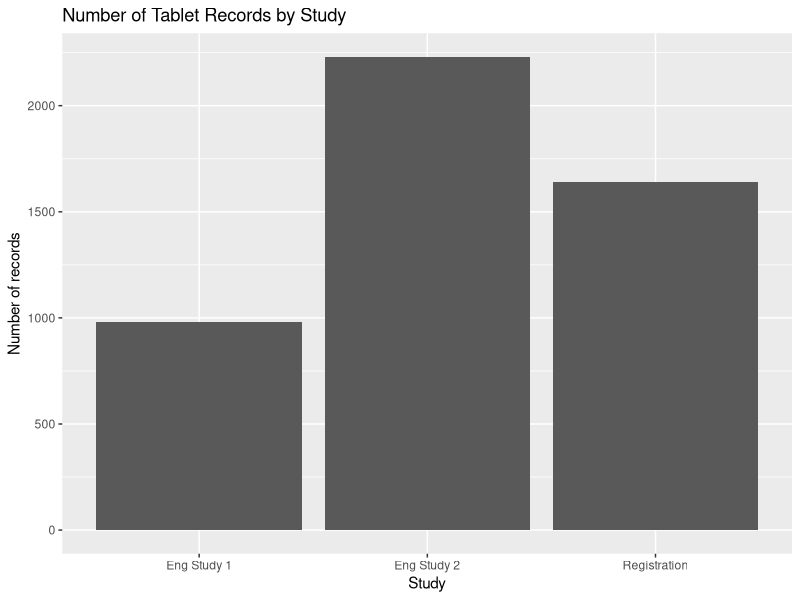
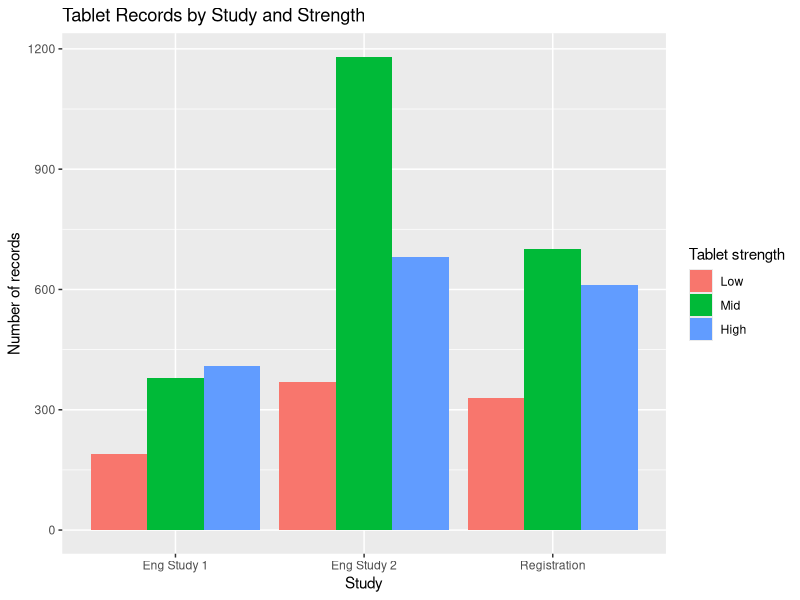
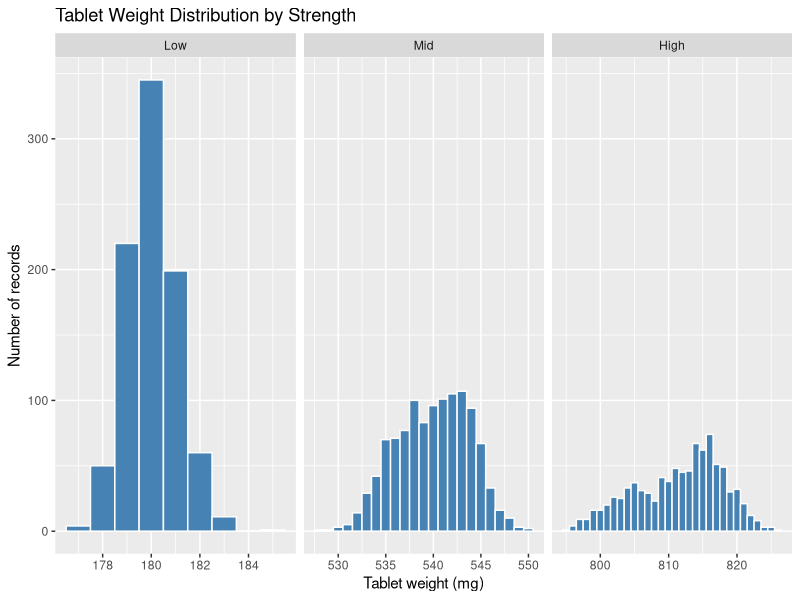
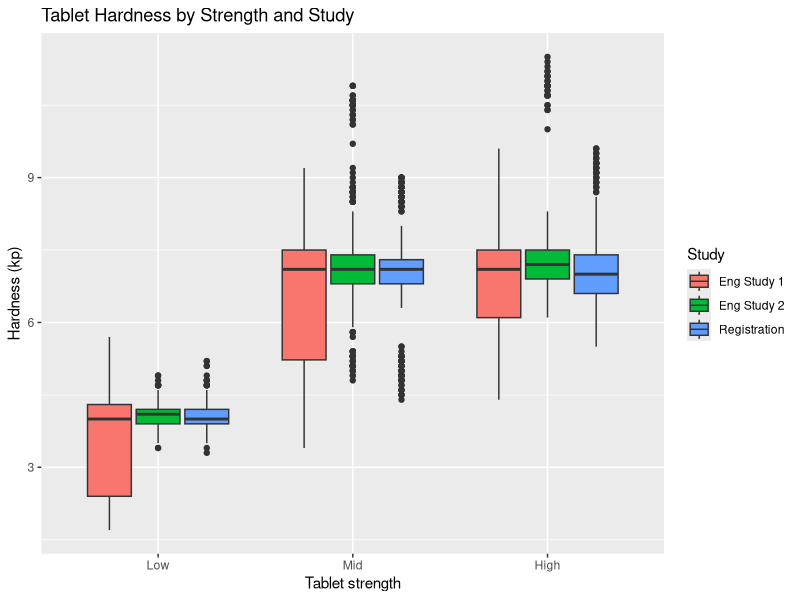
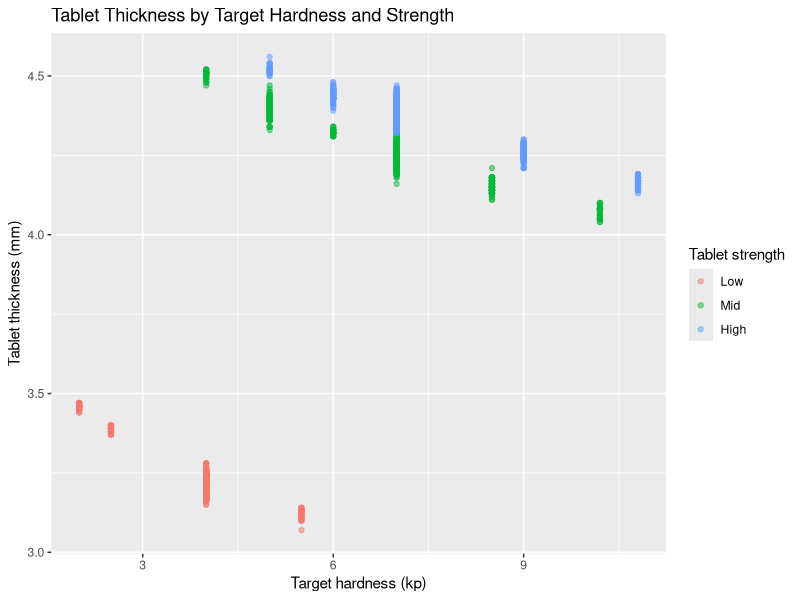
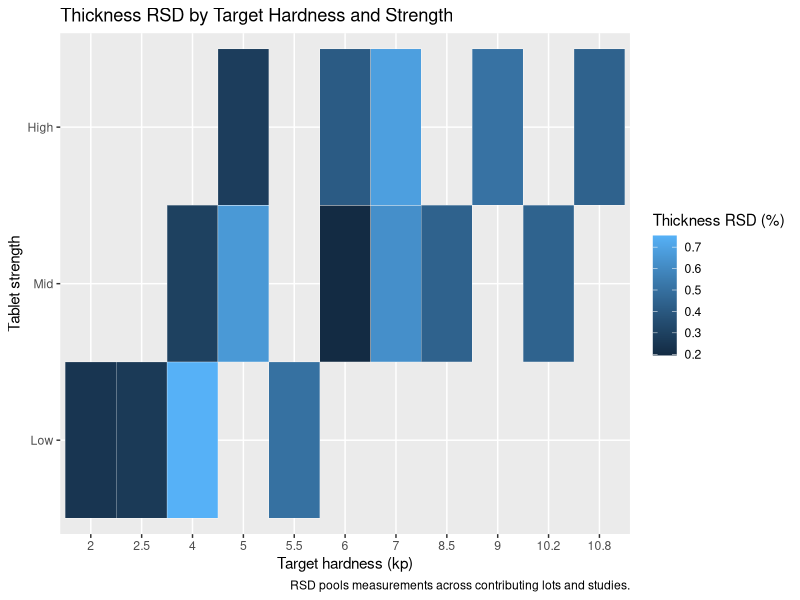

Reproduce these figures in R, in order.
# ST 558 Project 2
# Explore deidentified tablet manufacturing data.

# Load packages for reading, summarizing, and plotting data.
library(readxl)
library(dplyr)
library(ggplot2)

# Read the main data worksheet.
tablet_data <- read_excel("data/tablet_ipc_deidentified.xlsx", sheet = "data")

# R has recognized the compression dates, but it has included a time component. These records only need the calendar date, so I convert
# this column to Date. This keeps it suitable for sorting and plotting.
tablet_data$compression_date <- as.Date(tablet_data$compression_date)

# I now check that the conversion worked and review the earliest and latest dates. The na.rm argument leaves missing dates out of this
# range calculation. I also confirm how many dates are still missing.
class(tablet_data$compression_date)
range(tablet_data$compression_date, na.rm = TRUE)
sum(is.na(tablet_data$compression_date))

# The routine registration records are missing target hardness values in the workbook, but their intended targets were preset based on manufacturing
# instructions: 4 kp for Low strength and 7 kp for both Mid and High strengths. I first retain any target that is already recorded. For registration
# records with a missing target, I then assign the preset value for that strength. These values describe the intended settings, rather
# than the hardness actually measured on the tablets.
tablet_data <- tablet_data |>
  mutate(
    target_hardness_kp = ifelse(
      study == "Registration" & is.na(target_hardness_kp),
      ifelse(strength == "Low", 4, 7),
      target_hardness_kp
    )
  )

# I confirm that no target hardness values remain missing.
sum(is.na(tablet_data$target_hardness_kp))

# The tablet number identifies a tablet within each sample. I store it as character to make its role as an identifier clear.
tablet_data <- tablet_data |>
  mutate(tablet_no = as.character(tablet_no))

# I check that the tablet number is now stored as character.
class(tablet_data$tablet_no)

# Check the number of rows and columns.
dim(tablet_data)

# Display the column names.
names(tablet_data)

# The number of rows and columns matches what I expected. Before making tables and graphs, I want to see how R has read each column.
# For example, weight should be stored as numbers, while strength contains labels such as Low, Mid, and High. The output below shows
# each column's data type and a few values so I can check this.
str(tablet_data)

# I also want to know where measurements are missing. R represents missing values as NA, and this command counts them in each column.
# The is.na() part identifies missing values, and colSums() adds up those results separately for each column.These counts will help me 
# plan the summaries and graphs. A row without a hardness measurement may still have a weight measurement, so I will consider missing 
# values separately for each analysis.
colSums(is.na(tablet_data))

# I want the strengths to appear in the order Low, Mid, High in my tables and graphs. I store strength as a factor, which tells R
# that these labels represent categories, and specify their order.
tablet_data <- tablet_data |>
  mutate(strength = factor(strength, levels = c("Low", "Mid", "High")))

# With the categories arranged, I begin by counting the records for each strength. This gives me a first look at how the data are
# distributed across strengths. I save the table so I can use it again later, then display it in the Console.
strength_counts <- table(tablet_data$strength)
strength_counts

# The strength counts describe the dataset overall. I now want to see how those records are distributed across the three studies.
# This table places studies in the rows and strengths in the columns. Each cell counts the records for one study and strength combination.
study_strength_counts <- table(tablet_data$study, tablet_data$strength)

# I display the table to check which combinations are represented and how much data are available for each combination.
study_strength_counts

# Now that I know how the records are distributed, I begin looking at the measurements themselves. The strengths have different
# intended tablet weights, so I summarize weight separately for Low, Mid, and High strengths. For each strength, I count the 
# available weight measurements and calculate their mean, median, and standard deviation. Setting na.rm = TRUE leaves 
# missing weights out of each calculation.
weight_summary <- tablet_data |>
  group_by(strength) |>
  summarize(
    n_weight = sum(!is.na(weight_mg)),
    mean_mg = mean(weight_mg, na.rm = TRUE),
    median_mg = median(weight_mg, na.rm = TRUE),
    sd_mg = sd(weight_mg, na.rm = TRUE)
  )

# I display the results to examine the typical weight and the amount of variation within each strength. All weight summaries
# are expressed in milligrams.
weight_summary

# I now summarize tablet hardness, which measures the force needed to break a tablet and is expressed here in kiloponds (kp).
# For each strength, I count the available hardness measurements and calculate their mean, median, and standard deviation.
# These summaries combine the studies and conditions within each strength. Later tables and graphs will help me explore how
# hardness differs across those manufacturing conditions.
hardness_summary <- tablet_data |>
  group_by(strength) |>
  summarize(
    n_hardness = sum(!is.na(hardness_kp)),
    mean_kp = mean(hardness_kp, na.rm = TRUE),
    median_kp = median(hardness_kp, na.rm = TRUE),
    sd_kp = sd(hardness_kp, na.rm = TRUE)
  )

# I display the summary to examine the typical hardness and its variability within each strength.
hardness_summary

# The final measurement I summarize is tablet thickness, expressed in millimeters. Looking at thickness within each strength helps
# me describe the typical tablet dimensions and their variability. As with weight and hardness, I count the available measurements
# and calculate the mean, median, and standard deviation using the recorded thickness values.
thickness_summary <- tablet_data |>
  group_by(strength) |>
  summarize(
    n_thickness = sum(!is.na(thickness_mm)),
    mean_mm = mean(thickness_mm, na.rm = TRUE),
    median_mm = median(thickness_mm, na.rm = TRUE),
    sd_mm = sd(thickness_mm, na.rm = TRUE)
  )

# I display the results to complete the initial numerical summaries of weight, hardness, and thickness by strength.
thickness_summary

# My first graph shows how many tablet-level records come from each study. This gives a visual overview of the dataset before
# I explore the individual tablet measurements. I place study on the horizontal axis. The bar layer counts the
# records in each study automatically, and I add a title and axis labels to explain what the graph shows.
study_barplot <- ggplot(
  data = tablet_data,
  aes(x = study)
) +
  geom_bar() +
  labs(
    title = "Number of Tablet Records by Study",
    x = "Study",
    y = "Number of records"
  )

# I display the saved plot in RStudio's Plots pane.
study_barplot

# Next, I break each study's record count down by tablet strength.Showing the strengths side by side lets me compare how many
# records are available for Low, Mid, and High within each study.Mapping strength to fill gives each strength a different color.
# The dodge position places those colored bars beside one another.
study_strength_barplot <- ggplot(
  data = tablet_data,
  aes(x = study, fill = strength)
) +
  geom_bar(position = "dodge") +
  labs(
    title = "Tablet Records by Study and Strength",
    x = "Study",
    y = "Number of records"
  ) +
  scale_fill_discrete("Tablet strength")

# I display the plot to compare the study and strength combinations.
study_strength_barplot

# I now explore the distribution of tablet weight within each strength. A histogram groups weights into intervals and shows
# how many records fall within each interval.I use intervals that are 1 mg wide and create a separate panel
# for each strength. Each panel has its own horizontal range so the weight distribution for that strength is easy to examine.
weight_histogram <- ggplot(
  data = tablet_data,
  aes(x = weight_mg)
) +
  geom_histogram(
    binwidth = 1,
    center = 0,
    fill = "steelblue",
    color = "white",
    na.rm = TRUE
  ) +
  facet_wrap(~ strength, scales = "free_x") +
  labs(
    title = "Tablet Weight Distribution by Strength",
    x = "Tablet weight (mg)",
    y = "Number of records"
  )

# I display the three distributions together. When comparing their spread, I check the horizontal-axis values because the panels
# use different weight ranges.
weight_histogram

# Next, I compare the hardness distributions across studies within each strength. Box plots help me examine the typical hardness,
# the spread of the measurements, and unusually high or low values. I place strength on the horizontal axis and hardness on the
# vertical axis. Coloring the boxes by study lets me compare the three studies within each strength.
hardness_boxplot <- ggplot(
  data = tablet_data,
  aes(x = strength, y = hardness_kp, fill = study)
) +
  geom_boxplot(na.rm = TRUE) +
  labs(
    title = "Tablet Hardness by Strength and Study",
    x = "Tablet strength",
    y = "Hardness (kp)"
  ) +
  scale_fill_discrete("Study")

# I display the plot, keeping in mind that the engineering studies include experiments with different intended hardness settings.
hardness_boxplot

# I explore how tablet thickness varies with the target hardness setting for each strength. Target hardness describes the intended
# setting for the lot, while thickness is measured on each tablet. Each point represents a record with both values available.
# Coloring by strength helps me distinguish the three groups.
target_thickness_scatterplot <- ggplot(
  data = tablet_data,
  aes(
    x = target_hardness_kp,
    y = thickness_mm,
    color = strength
  )
) +
  geom_point(alpha = 0.5, na.rm = TRUE) +
  labs(
    title = "Tablet Thickness by Target Hardness and Strength",
    x = "Target hardness (kp)",
    y = "Tablet thickness (mm)",
    color = "Tablet strength"
  )

# I display the plot to examine thickness across the target settings.
target_thickness_scatterplot

# I compare relative thickness variability across target hardness
# settings and strengths. For each combination, I calculate the
# number of thickness readings, their mean, and standard deviation.
# I then express the standard deviation as a percentage of the mean.
thickness_rsd_data <- tablet_data |>
  filter(!is.na(thickness_mm)) |>
  group_by(strength, target_hardness_kp) |>
  summarize(
    n_thickness = n(),
    mean_mm = mean(thickness_mm),
    sd_mm = sd(thickness_mm),
    .groups = "drop"
  ) |>
  mutate(
    rsd_percent = 100 * sd_mm / mean_mm
  )

# Each heatmap cell shows thickness RSD for one target hardness
# and strength combination. Higher values indicate greater
# thickness variation relative to the mean thickness.
thickness_rsd_heatmap <- ggplot(
  data = thickness_rsd_data,
  aes(
    x = factor(target_hardness_kp),
    y = strength,
    fill = rsd_percent
  )
) +
  geom_tile(color = "white") +
  labs(
    title = "Thickness RSD by Target Hardness and Strength",
    x = "Target hardness (kp)",
    y = "Tablet strength",
    fill = "Thickness RSD (%)",
    caption = "RSD pools measurements across contributing lots and studies."
  )

# I display the heatmap to compare relative thickness variability.
thickness_rsd_heatmap
